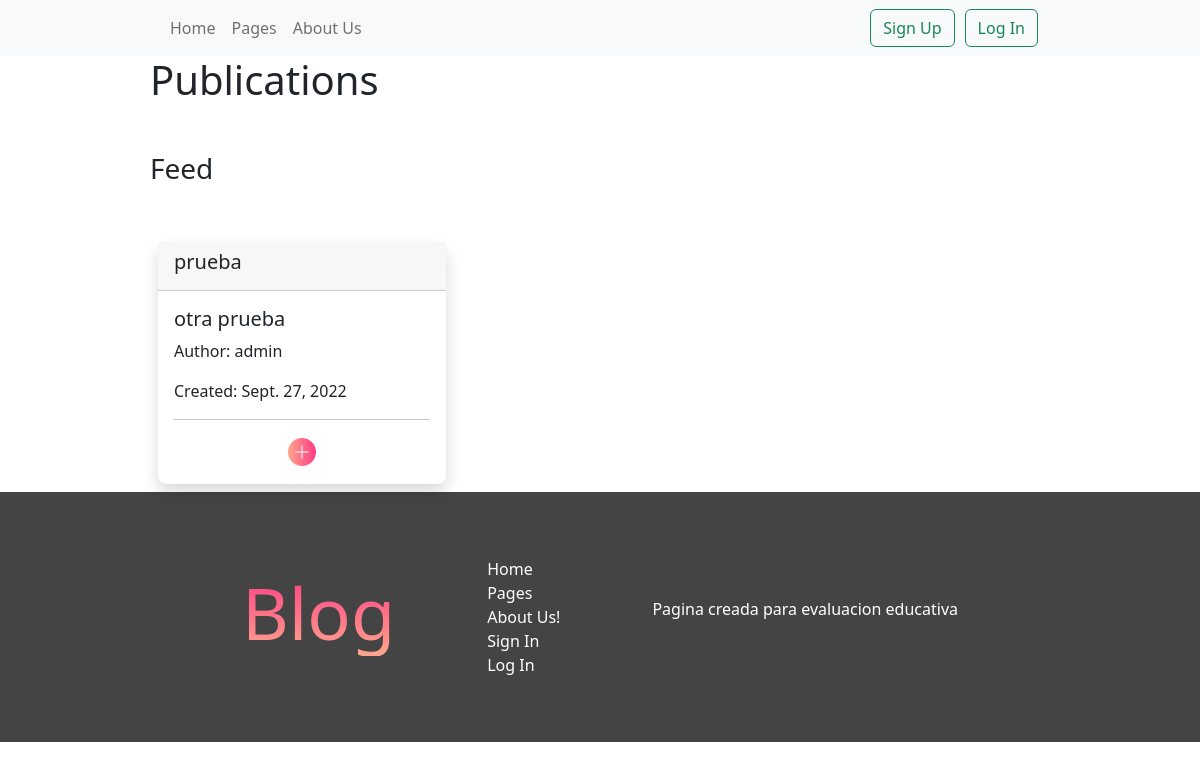
The app's page /Pages/, older data.
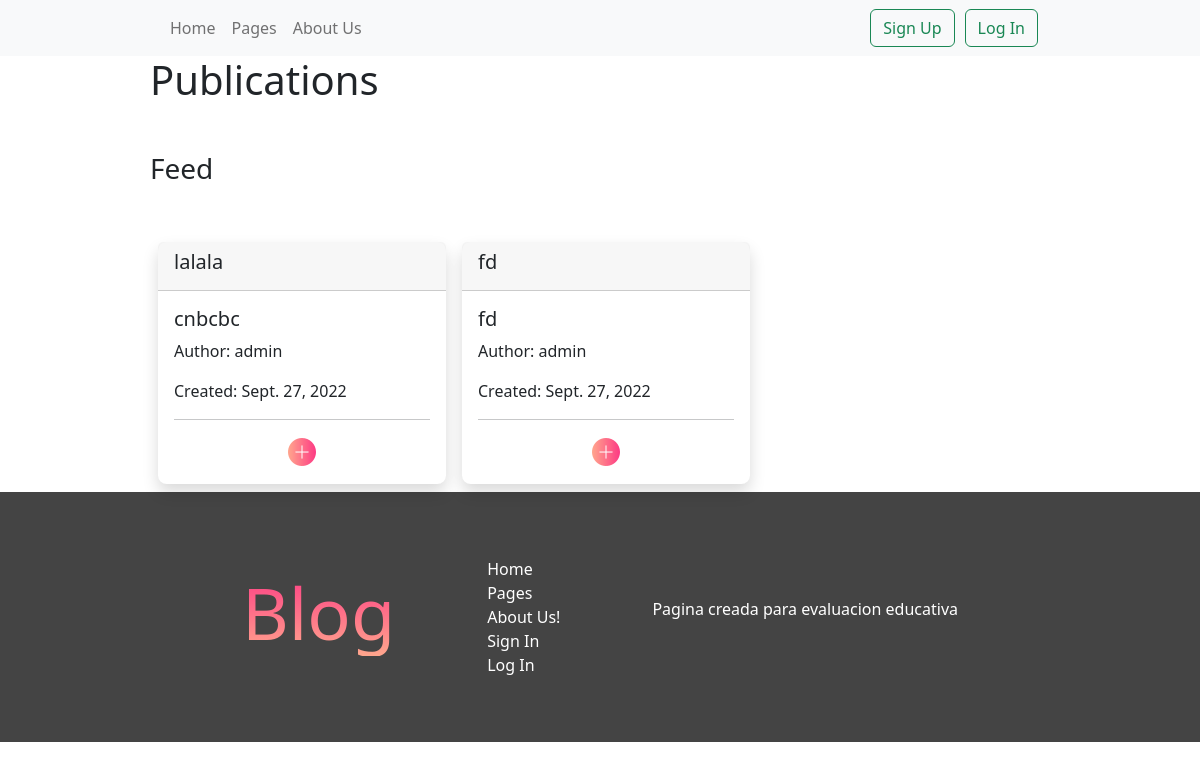
The same page, newer data.
### Pages/models.py (models this page shows)
class Pages (models.Model):
    author = ForeignKey(User, on_delete=models.CASCADE, related_name='author')
    title = models.CharField(max_length=40)
    subject = models.CharField(max_length=40)
    content = RichTextField()
    date_create = models.DateField()
    imagen = models.ImageField()

### Pages/views.py (the view)
# urls.py: path('', get_pages, name ='viewPages'),
def get_pages(request):
    publications = Pages.objects.all()
    context = {
            'publication_list': publications
        }
    return render(request, 'Pages/Pages.html', context)

### ProyectoFinal/templates/Pages/Pages.html (shortened to what this page needs)
{% extends 'index.html' %}
{% load static %}
{% block body%}
<div class="paddingLR">
    <h1 class="mb-3 ">Publications</h1>
    <h3 class="mb-5 mt-5 ">Feed</h3>
    <div class="card-container">
        {% for publication in publication_list %}
        <div class="card m-2 shadow " style="width: 18rem;">
            <div class="card-header">
                <h5>{{publication.title}}</h5>
            </div>
            <div class="card-body">
                <h5 class="card-title">{{publication.subject}}</h5>
                <p>Author: {{publication.author}}</p>
                <p>Created: {{publication.date_create}}</p>
                <hr class="divider">
                <div class="card-btn">
                    {%if user.id == publication.author_id%}
                    <a href="{% url 'deletePage' publication.id  %}" class="">
                        <img alt="" src="{% static 'img/delete.png' %}">
                    </a>
                    <a href="{% url 'viewPage' publication.id  %}">
                        <img alt="" src="{% static 'img/more.png' %}">
                    </a>
                    <a href="{% url 'updatePage' publication.id  %}" class="">
                        <img alt="" src="{% static 'img/edit.png' %}">
                    </a>
                    {% else %}
                    <a href="{% url 'viewPage' publication.id  %}">
                        <img alt="" src="{% static 'img/more.png' %}">
                    </a>
                    {%endif%}
                </div>
            </div>
        </div>
        {% endfor %}
    </div>
    {% endblock %}

### ProyectoFinal/templates/index.html (shortened to what this page needs)
<!DOCTYPE html>
<html lang="en">
<head>
    {% load static %}
    <link href="https://cdn.jsdelivr.net/npm/bootstrap@5.2.0/dist/css/bootstrap.min.css" rel="stylesheet"
>
    <link rel="stylesheet" href="{% static 'css/styles.css' %}">
</head>
<body>
    <div class="container-fluid m-0 p-0">
        <header>
            <nav class="navbar navbar-expand-lg bg-light paddingLR">
                <div class="container-fluid">
                    <div class="collapse navbar-collapse" id="navbarSupportedContent">
                        <ul class="navbar-nav me-auto mb-2 mb-lg-0">
                            <li class="nav-item">
                                <a class="nav-link " aria-current="page" href="{% url 'home' %}">Home</a>
                            </li>
                            <li class="nav-item">
                                <a class="nav-link " aria-current="page" href="{% url 'viewPages' %}">Pages</a>
                            </li>
                            <li class="nav-item">
                                <a class="nav-link " aria-current="page" href="{% url 'aboutUs' %}">About Us</a>
                            </li>
                        </ul>
                        <div align=right>
                            <ul class="navbar-nav me-auto mb-2 mb-lg-0">
                                {%if user.is_authenticated%}
                                <li><img class="avatar" src="{{user.profile.imagen.url}}" alt="Avatar de Usuario"></li>
                                <li class="nav-item dropdown">
                                    <a class="nav-link dropdown-toggle" href="#" role="button" data-bs-toggle="dropdown"
                                        aria-expanded="false">
                                        {{user.get_username}}
                                    </a>
                                    <ul class="dropdown-menu">
                                        <li><a class="dropdown-item" href="{% url 'ViewProfile'%}">Profile</a></li>
                                        <hr class="dropdown-divider">
                                </li>
                                <li><a class="dropdown-item" href="{% url 'UserLogout' %}">Log Out</a></li>
                            </ul>
                            </li>
                            {%else%}
                            <a href="{% url 'UserRegister'%}" align=right><button class="btn btn-outline-success">Sign
                                    Up</button></a>
                            <a href="{% url 'UserLogin'%}" align=right><button class="btn btn-outline-success">Log
                                    In</button></a>
                            {%endif%}
                            </ul>
                        </div>
                    </div>
                </div>
            </nav>
        </header>
        <div>
            {% block body%}{% endblock %}
        </div>
    </div>
    <footer class="paddingLR">
        <div>
            <a href="{% url 'home' %}"><h2>Blog</h2></a>
        </div>
        <div class="nav-footer">
            <a href="{% url 'home' %}">Home</a>
            <a href="{% url 'viewPages' %}">Pages</a>
            <a href="{% url 'aboutUs' %}">About Us!</a>
            {%if user.is_authenticated%}
            <a href="{% url 'viewMyPages' user.id %}">My pages</a>
            <a href="{% url 'MessagesMessenger' user.id %}">Messages</a>
            {% else %}
            <a href="{% url 'UserRegister'%}">Sign In</a>
            <a href="{% url 'UserLogin'%}">Log In</a>
            {%endif%}
        </div>
        <div>
            <p>Pagina creada para evaluacion educativa</p>
        </div>
    </footer>
</body>
</html>

### sistem/static/css/styles.css (style rules this page uses)
* { margin: 0; padding: 0; box-sizing: border-box; }
footer { width: 100%; height: 250px; background-color: #444; padding: 50px; color: white; display: flex; justify-content: space-evenly; align-items: center; }
footer a { text-decoration: none; color: white; transition: all 500ms; }
footer h2 { background: -webkit-linear-gradient(90deg, rgba(255, 166, 141, 1) 0%, rgba(253, 58, 132, 1) 100%); -webkit-background-clip: text; -webkit-text-fill-color: transparent; font-size: 72px; }
.nav-footer { display: flex; flex-direction: column; }
.paddingLR { padding-left: 150px; padding-right: 150px; }
.card-container { display: flex; flex-wrap: wrap; }
.card-btn { display: flex; justify-content: space-evenly; }
.card { background: #fff; transition: .5s; border: 0; margin-bottom: 30px; border-radius: .55rem; position: relative; width: 100%; box-shadow: 0 1px 2px 0 rgb(0 0 0 / 10%); }

Row changes from the older to the newer data that the page shows:
changed Pages: title "prueba" → "lalala"; subject "otra prueba" → "cnbcbc"
added Pages: title "fd", subject "fd", author "admin", date_create "Sept. 27, 2022"
